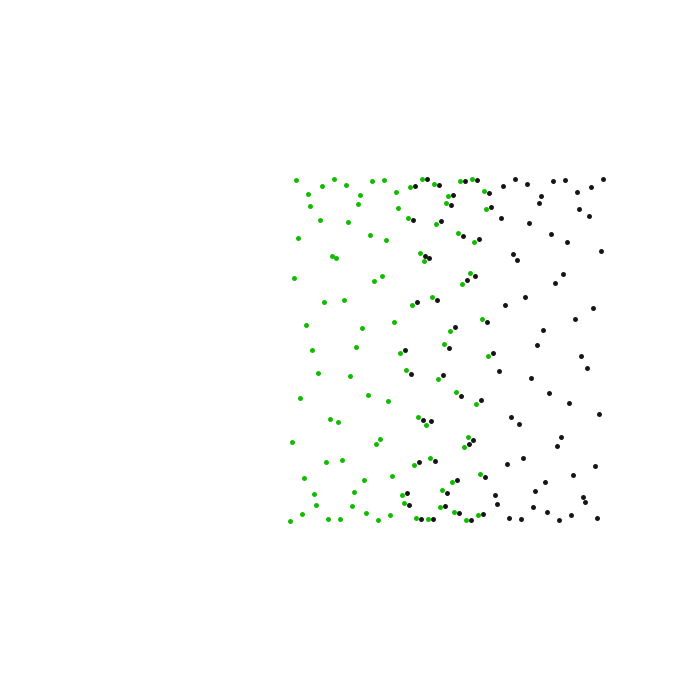
Frame 1 (no input)
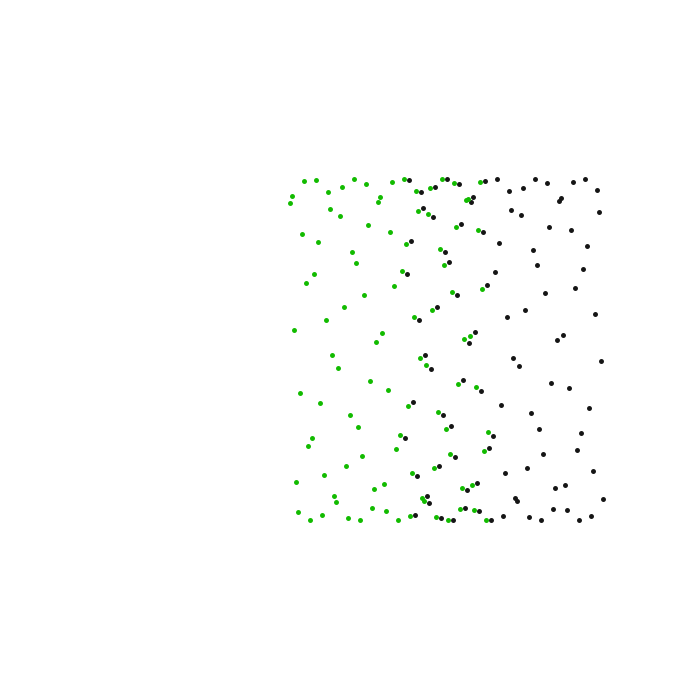
Frame 60 (the mouse pressed at the canvas centre just before this capture)
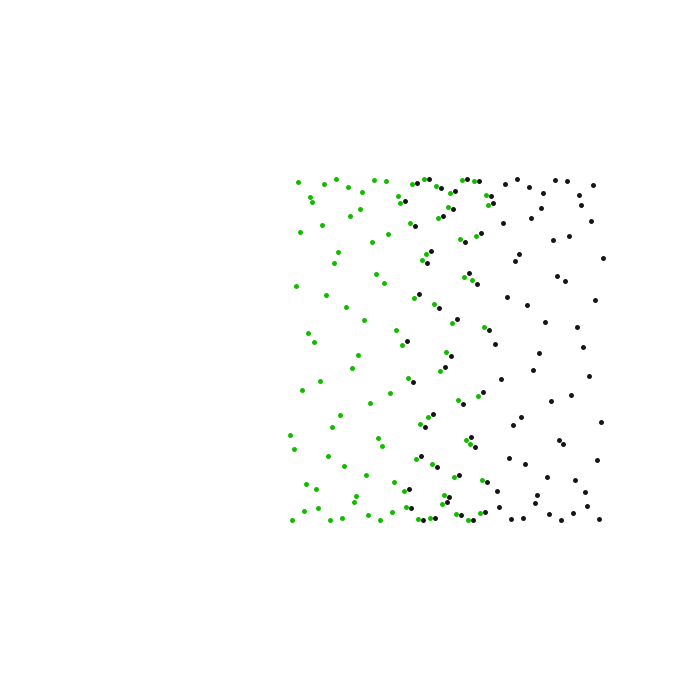
Frame 120 (the mouse held since frame 60 and released just before this capture)

The Processing sketch that drew these frames (run headless with seeded random() and noise(); from frame 60 on, the mouse is pressed at the canvas centre):

// Processing sketch: Assignment01
// ── Assignment01.pde
int frame = 0;
int numberOfPoints = 100;

void setup()
{
	size(700, 700);
	strokeWeight(5);
}

void draw()
{
	background(255);
  stroke(21);
	sinCurve();
  stroke(18,187,0);
  cosCurve();	
  frame++;
}

void sinCurve()
{    
  for (int i = 0; i < numberOfPoints; i++)
  {
    point(405 + i * 2, height/2 + sin((frame * 0.044) + i) * 171);
    
  }
}

void cosCurve()
{
    for (int i = 0; i < numberOfPoints; i++)
  {
    point(290 + i * 2, height/2 + cos((frame * 0.044) + i) * 171);
    
  }
}
